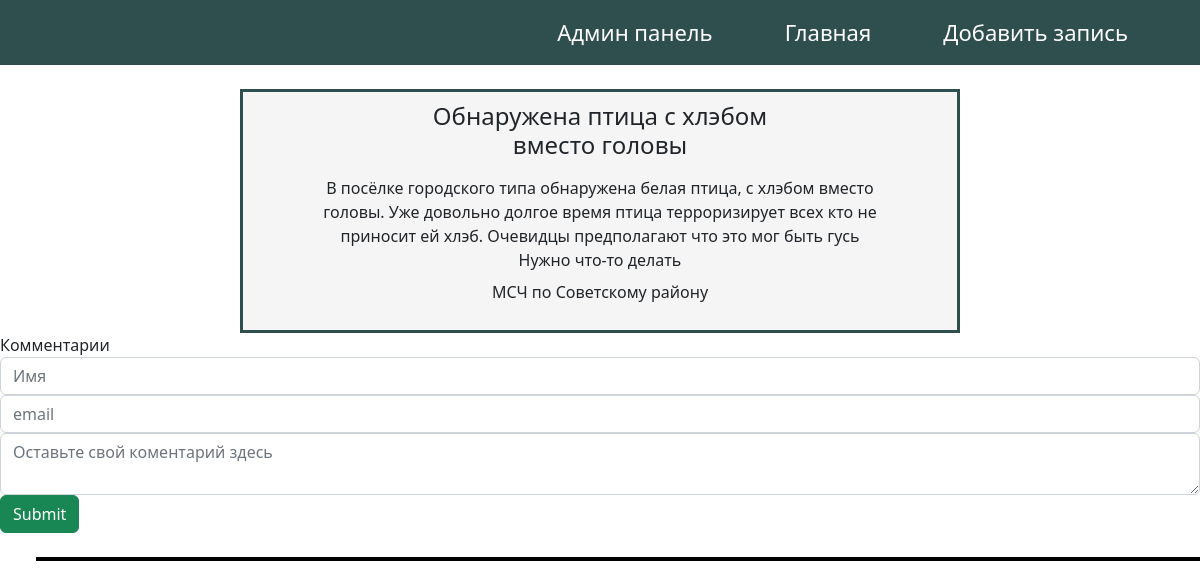
Page /2/ on the committed database.
### blog/models.py (models this page shows, shortened)
class Pin(models.Model):
    tittle = models.CharField('Заголовочек', max_length=52)
    subTitle = models.TextField('Текст')
    author = models.CharField('Имя автора', max_length=250)
    date = models.DateField('Дата поста')
    class Meta:
        verbose_name = 'Запись'
        verbose_name_plural = 'Записи'

### blog/views.py (the view)
# urls.py: path('<int:pk>/', views.SoloPage.as_view()),
class SoloPage(View):
    def get(self, request, pk):
        post = Pin.objects.get(id=pk)
        return render(request, 'blog/SoloPage.html', {'post': post})

### templates/blog/SoloPage.html (shortened to what this page needs)
{% extends 'blog/base.html' %}
{% load static %}
{% block content %}
<main class="SoloPage">
  <h4>{{post.tittle}}</h4>
  <p class="solo_text">{{ post.subTitle}}</p>
  <p>{{ post.author }}</p>
</main>
<div class="comment_form">
  <form class="form-group" action="{% url 'add_comments' post.id %}"  method="post">
    <div class="form-group">
      <label>Комментарии</label>
      <input class="form-control" type="text" placeholder="Имя" name="name">
      <input class="form-control" type="email" placeholder="email" name="email">
      <textarea class="form-control" placeholder="Оставьте свой коментарий здесь" name="text_comment"></textarea>
      <input class="btn btn-success" type="submit">
    </div>
  </form>
</div>
<div class="comments_block">
</div>
{% endblock%}

### blog/static/css/style.css (style rules this page uses)
* { box-sizing: border-box; padding: 0; margin: 0; }
body { font-family: 'Montserrat', sans-serif; box-sizing: border-box; }
h4 { font-size: 140%; margin: 1vh 0 0 0; width: 370px; overflow-wrap: break-word; text-align: center; }
.SoloPage { margin-top: 3vh; margin-right: auto; margin-left: auto; display: flex; flex-direction: column; align-items: center; border: 3px solid darkslategray; background-color: whitesmoke; max-width: 60vw; padding: 10px; }
.solo_text { margin: 1vh 0 1vh 0; width: 80%; overflow-wrap: break-word; text-align: center; }
.comments_block { border: 2px solid black; margin-top: 3vh; margin-left: 3vw; display: flex; flex-direction: column; }

### rows in the picture
Pin: tittle "Обнаружена птица с хлэбом вместо головы", subTitle "В посёлке городского типа обнаружена белая птица, с хлэбом вместо головы. Уже довольно долгое время птица терроризирует всех кто не приносит ей хлэб. Очевидцы предполагают что это мог быть гусь Нужно что-то делать", author "МСЧ по Советскому району"
